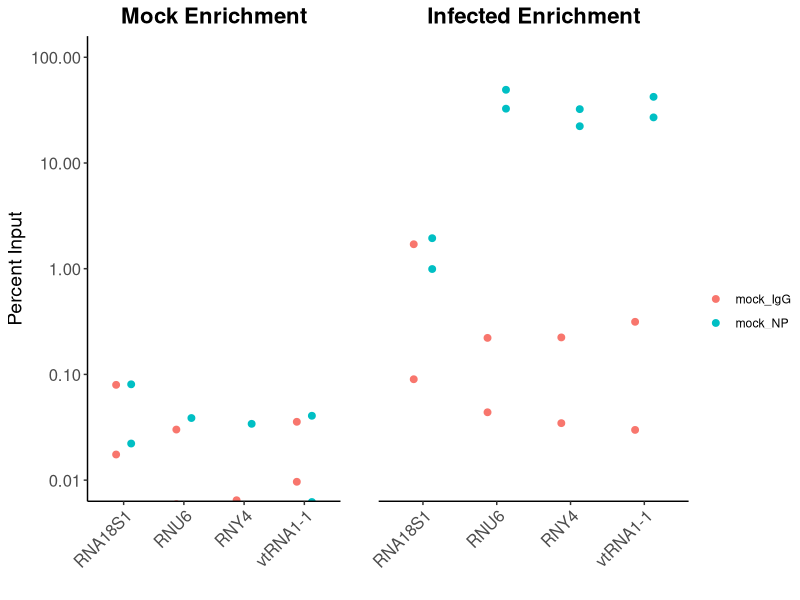
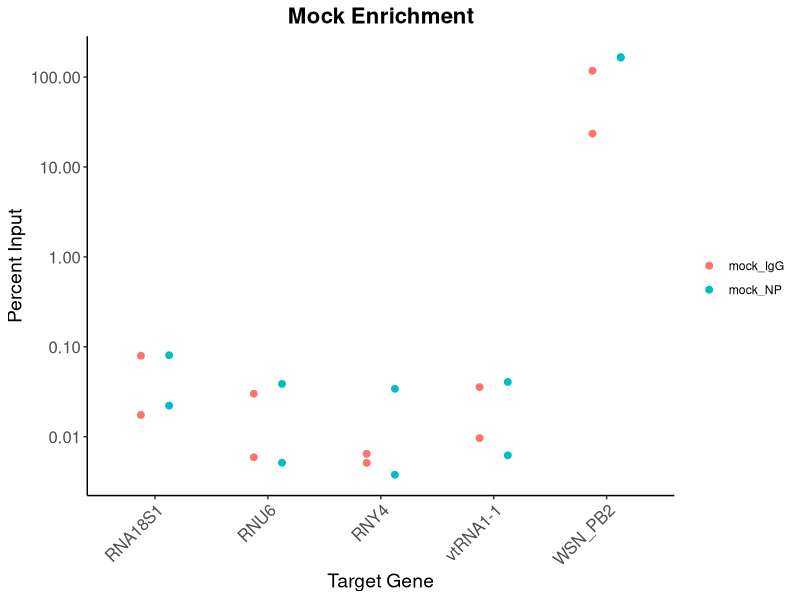
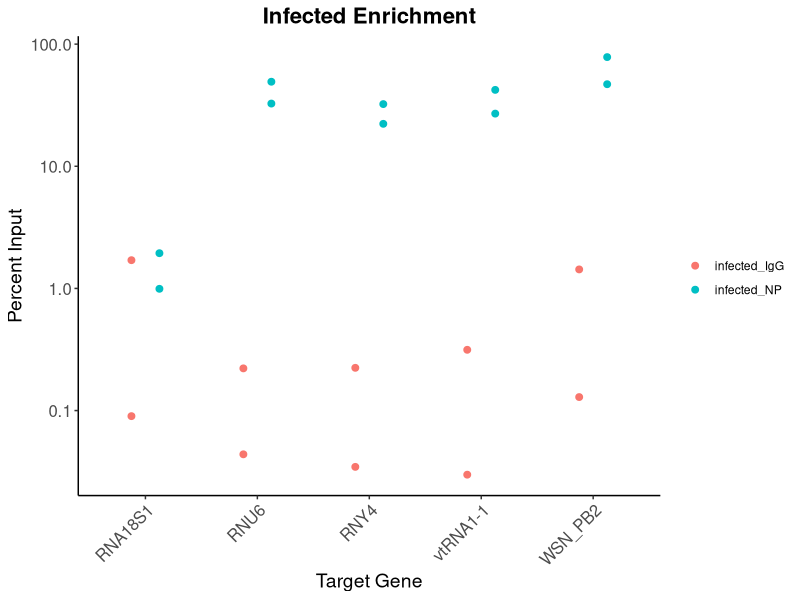
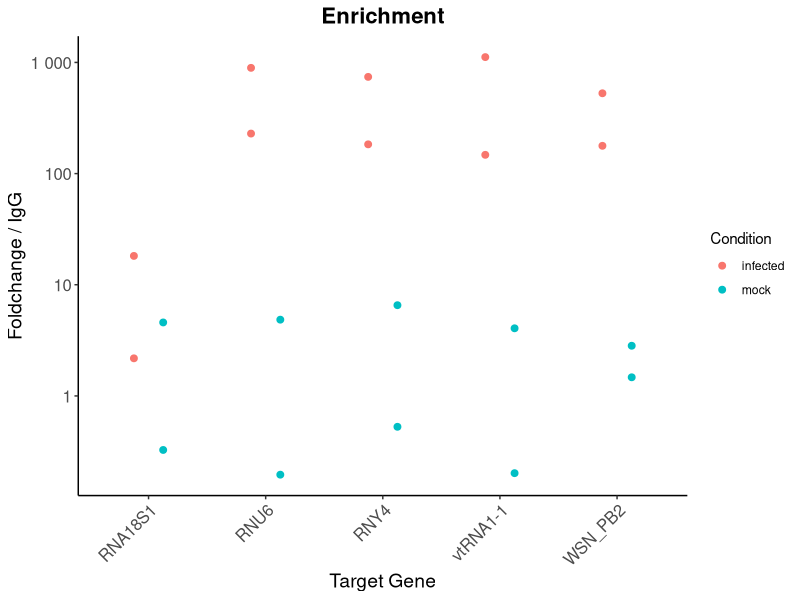
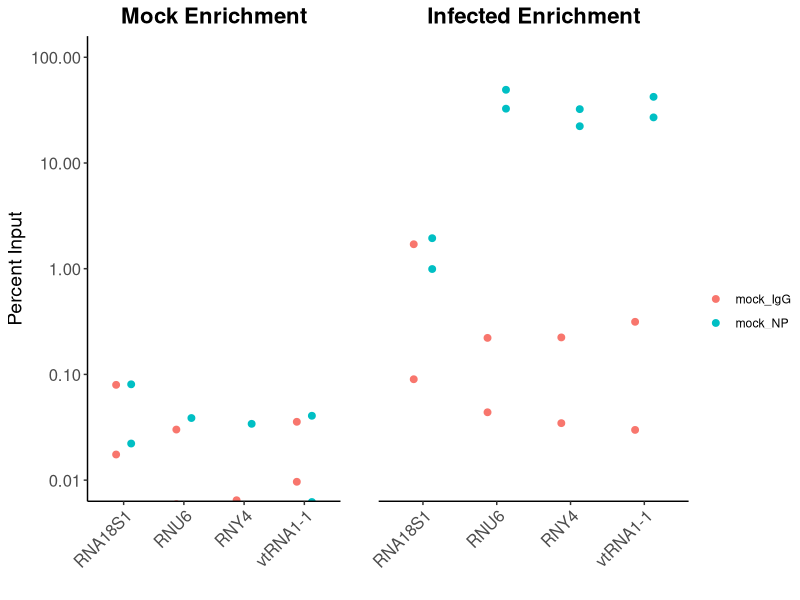

Reproduce these figures in R, in order.
library(dplyr)
library(tidyr)
library(ggplot2)
library(ggpubr)
library(scales)

df <- read.csv("TN066//66.2/66.2_filtered.csv")

# Calculate mean CT, pivot wider, and convert to numeric
data <- df %>%
    group_by(Sample.Name, Target.Name, Task) %>%
    summarise(CT = mean(CT, na.rm = TRUE), .groups = "drop") %>%
    pivot_wider(names_from = Sample.Name, values_from = CT)

# Calculate enrichment for IgG and NP samples
data_enrich <- data %>%
    mutate(across(.cols = infect_enrich_NP,
                  .fns  = ~ . - infect_input_NP - log2(0.044^-1),
                  .names = "infected_NP_enrichment")) %>%
    mutate(across(.cols = mock_enrich_NP,
                  .fns  = ~ . - mock_input_NP - log2(0.044^-1),
                  .names = "mock_NP_enrichment")) %>%
    mutate(across(.cols = infect_enrich_IgG,
                  .fns  = ~ . - infect_input_IgG - log2(0.044^-1),
                  .names = "infected_IgG_enrichment")) %>%
    mutate(across(.cols = mock_enrich_IgG,
                  .fns  = ~ . - mock_input_IgG - log2(0.044^-1),
                  .names = "mock_IgG_enrichment")) %>%
    mutate(across(.cols = ends_with("enrichment"),
                  .fns  = ~ 2^-.x,
                  .names = "{.col}_percent_input"))
enrich_out <- data_enrich %>%
    select(Target.Name, Task,
           ends_with("percent_input")) %>%
    rename_with(~ sub("_enrichment_percent_input", "", .x), ends_with("percent_input")) %>%
    pivot_longer(
        cols = -c(Target.Name, Task),
        names_to = "Sample_Type",
        values_to = "percent_input",
        names_prefix = "percent_input_"
    )
write.csv(enrich_out, "TN066/66.2/66.2_percent_input_results.csv", row.names = FALSE)
# Separate mock and infected for plotting
enrich_out_mock <- enrich_out %>%
    filter(grepl("mock", Sample_Type))
enrich_out_infect <- enrich_out %>%
    filter(grepl("infect", Sample_Type))

p1_mock <- ggplot(enrich_out_mock, aes(x = Target.Name, y = percent_input, color = Sample_Type)) +
    geom_point(size = 2, position = position_dodge(width = 0.5)) +
    labs(title = "Mock Enrichment",
         x = "Target Gene",
         y = "Percent Input",
         color = "") +
    scale_y_log10(labels = label_number()) +
    theme_classic() +
    theme(axis.text.x = element_text(angle = 45, hjust = 1, size = 12),
          plot.title = element_text(hjust = 0.5, size = 16, face = "bold"),
          axis.title.x = element_text(size = 14),
          axis.title.y = element_text(size = 14),
          axis.text.y = element_text(size = 12))
ggsave("TN066/66.2/66.2_percent_input_mock.png", plot = p1_mock, width = 10, height = 6, dpi = 300)

p1_infect <- ggplot(enrich_out_infect, aes(x = Target.Name, y = percent_input, color = Sample_Type)) +
    geom_point(size = 2, position = position_dodge(width = 0.5)) +
    labs(title = "Infected Enrichment",
         x = "Target Gene",
         y = "Percent Input",
         color = "") +
    scale_y_log10(labels = label_number()) +
    theme_classic() +
    theme(axis.text.x = element_text(angle = 45, hjust = 1, size = 12),
          plot.title = element_text(hjust = 0.5, size = 16, face = "bold"),
          axis.title.x = element_text(size = 14),
          axis.title.y = element_text(size = 14),
          axis.text.y = element_text(size = 12))
ggsave("TN066/66.2/66.2_percent_input_infected.png", plot = p1_infect, width = 10, height = 6, dpi = 300)

# Calculate foldchange for mock and infected samples relative to IgG
data_foldchange <- data_enrich %>%
    mutate(infected = infect_enrich_NP - infect_enrich_IgG,
           mock = mock_enrich_NP - mock_enrich_IgG) %>%
    select(Target.Name, Task, infected, mock) %>%
    mutate(across(c(infected, mock), ~ 2^-.x))

# Pivot foldchange results longer for output
data_foldchange_long <- data_foldchange %>%
    select(Target.Name, infected, mock, Task) %>%
    pivot_longer(cols = c(infected, mock),
                 names_to = "Condition",
                 values_to = "relative_percent_input",
                 names_prefix = "percent_input_")
write.csv(data_foldchange_long, "TN066/66.2/66.2_foldchange_results.csv")

p2 <- ggplot(data_foldchange_long, aes(x = Target.Name, y = relative_percent_input, color = Condition)) +
    geom_point(size = 2, position = position_dodge(width = 0.5)) +
    labs(title = "Enrichment",
         x = "Target Gene",
         y = "Foldchange / IgG") +
    scale_y_log10(labels = label_number()) +
    theme_classic() +
    theme(axis.text.x = element_text(angle = 45, hjust = 1, size = 12),
          plot.title = element_text(hjust = 0.5, size = 16, face = "bold"),
          axis.title.x = element_text(size = 14),
          axis.title.y = element_text(size = 14),
          axis.text.y = element_text(size = 12))
ggsave("TN066/66.2/66.2_foldchange_plot.png", plot = p2, width = 10, height = 6, dpi = 300)

# Prepare publication figure without PB2
pub_data_mock <- enrich_out_mock %>%
    filter(Target.Name != "WSN_PB2")

pub_data_infect <- enrich_out_infect %>%
    filter(Target.Name != "WSN_PB2")

pub_mock <- ggplot(pub_data_mock, aes(x = Target.Name, y = percent_input, color = Sample_Type)) +
    geom_point(size = 2, position = position_dodge(width = 0.5)) +
    labs(title = "Mock Enrichment",
         x = "",
         y = "Percent Input",
         color = "") +
    scale_y_log10(labels = label_number()) +
    coord_cartesian(ylim = c(0.01, 100)) +
    theme_classic() +
    theme(axis.text.x = element_text(angle = 45, hjust = 1, size = 12),
          plot.title = element_text(hjust = 0.5, size = 16, face = "bold"),
          axis.title.y = element_text(size = 14),
          axis.text.y = element_text(size = 12))
pub_infect <- ggplot(pub_data_infect, aes(x = Target.Name, y = percent_input, color = Sample_Type)) +
    geom_point(size = 2, position = position_dodge(width = 0.5)) +
    labs(title = "Infected Enrichment",
         x = "",
         y = "",
         color = "") +
    scale_y_log10(labels = label_number()) +
    coord_cartesian(ylim = c(0.01, 100)) +
    theme_classic() +
    theme(axis.text.x = element_text(angle = 45, hjust = 1, size = 12),
          plot.title = element_text(hjust = 0.5, size = 16, face = "bold"),
          axis.text.y = element_blank(),
          axis.ticks.y = element_blank(),
          axis.line.y = element_blank())
pub_figure <- ggarrange(pub_mock, pub_infect, ncol = 2, nrow = 1, common.legend = TRUE, legend = "right")
print(pub_figure)
ggsave("TN066/66.2/66.2_rip_pub_figure.png", plot = pub_figure, width = 12, height = 6, dpi = 300)
